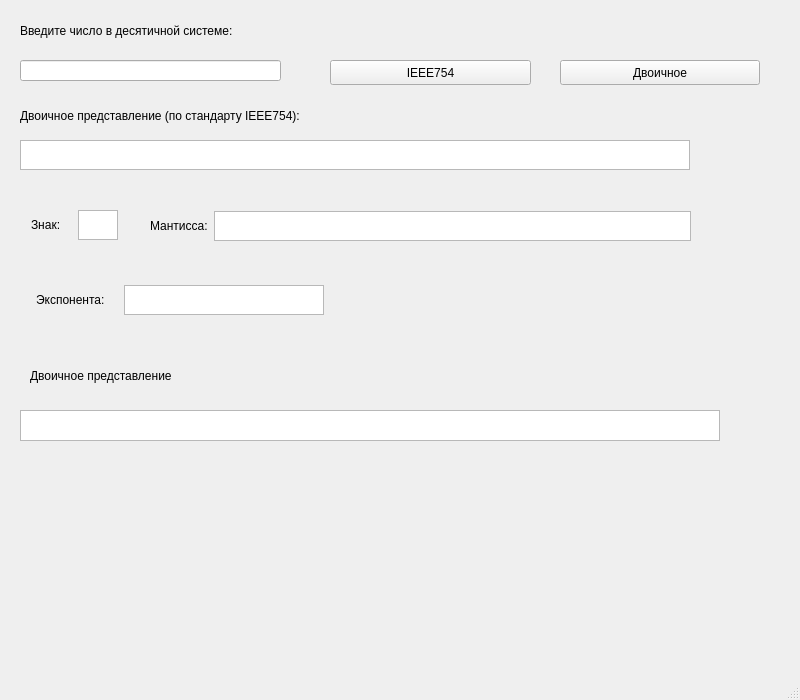
<?xml version="1.0" encoding="UTF-8"?>
<ui version="4.0">
 <class>MainWindow</class>
 <widget class="QMainWindow" name="MainWindow">
  <property name="geometry">
   <rect>
    <x>0</x>
    <y>0</y>
    <width>800</width>
    <height>700</height>
   </rect>
  </property>
  <property name="sizePolicy">
   <sizepolicy hsizetype="Fixed" vsizetype="Fixed">
    <horstretch>0</horstretch>
    <verstretch>0</verstretch>
   </sizepolicy>
  </property>
  <property name="minimumSize">
   <size>
    <width>800</width>
    <height>700</height>
   </size>
  </property>
  <property name="maximumSize">
   <size>
    <width>800</width>
    <height>700</height>
   </size>
  </property>
  <property name="windowTitle">
   <string>MainWindow</string>
  </property>
  <widget class="QWidget" name="centralwidget">
   <widget class="QLabel" name="enter">
    <property name="geometry">
     <rect>
      <x>20</x>
      <y>10</y>
      <width>281</width>
      <height>41</height>
     </rect>
    </property>
    <property name="text">
     <string>Введите число в десятичной системе: </string>
    </property>
   </widget>
   <widget class="QLineEdit" name="InputEdit">
    <property name="geometry">
     <rect>
      <x>20</x>
      <y>60</y>
      <width>261</width>
      <height>21</height>
     </rect>
    </property>
   </widget>
   <widget class="QLabel" name="ieee754">
    <property name="geometry">
     <rect>
      <x>20</x>
      <y>100</y>
      <width>441</width>
      <height>31</height>
     </rect>
    </property>
    <property name="text">
     <string>Двоичное представление (по стандарту IEEE754): </string>
    </property>
   </widget>
   <widget class="QTextBrowser" name="Output">
    <property name="geometry">
     <rect>
      <x>20</x>
      <y>140</y>
      <width>670</width>
      <height>30</height>
     </rect>
    </property>
   </widget>
   <widget class="QPushButton" name="ieee754convert">
    <property name="geometry">
     <rect>
      <x>330</x>
      <y>60</y>
      <width>201</width>
      <height>25</height>
     </rect>
    </property>
    <property name="text">
     <string>IEEE754</string>
    </property>
   </widget>
   <widget class="QWidget" name="horizontalLayoutWidget">
    <property name="geometry">
     <rect>
      <x>20</x>
      <y>190</y>
      <width>111</width>
      <height>71</height>
     </rect>
    </property>
    <layout class="QHBoxLayout" name="horizontalLayout">
     <property name="spacing">
      <number>3</number>
     </property>
     <item>
      <widget class="QLabel" name="sign">
       <property name="sizePolicy">
        <sizepolicy hsizetype="Fixed" vsizetype="Fixed">
         <horstretch>0</horstretch>
         <verstretch>0</verstretch>
        </sizepolicy>
       </property>
       <property name="text">
        <string>Знак: </string>
       </property>
      </widget>
     </item>
     <item>
      <widget class="QTextBrowser" name="sign_2">
       <property name="sizePolicy">
        <sizepolicy hsizetype="Fixed" vsizetype="Fixed">
         <horstretch>20</horstretch>
         <verstretch>20</verstretch>
        </sizepolicy>
       </property>
       <property name="maximumSize">
        <size>
         <width>40</width>
         <height>30</height>
        </size>
       </property>
      </widget>
     </item>
    </layout>
   </widget>
   <widget class="QWidget" name="horizontalLayoutWidget_2">
    <property name="geometry">
     <rect>
      <x>150</x>
      <y>190</y>
      <width>551</width>
      <height>72</height>
     </rect>
    </property>
    <layout class="QHBoxLayout" name="horizontalLayout_3">
     <property name="spacing">
      <number>6</number>
     </property>
     <property name="rightMargin">
      <number>10</number>
     </property>
     <item>
      <widget class="QLabel" name="M">
       <property name="sizePolicy">
        <sizepolicy hsizetype="Fixed" vsizetype="Fixed">
         <horstretch>0</horstretch>
         <verstretch>0</verstretch>
        </sizepolicy>
       </property>
       <property name="text">
        <string>Мантисса:</string>
       </property>
      </widget>
     </item>
     <item>
      <widget class="QTextBrowser" name="M_2">
       <property name="sizePolicy">
        <sizepolicy hsizetype="Fixed" vsizetype="Fixed">
         <horstretch>0</horstretch>
         <verstretch>0</verstretch>
        </sizepolicy>
       </property>
       <property name="maximumSize">
        <size>
         <width>500</width>
         <height>30</height>
        </size>
       </property>
      </widget>
     </item>
    </layout>
   </widget>
   <widget class="QWidget" name="horizontalLayoutWidget_3">
    <property name="geometry">
     <rect>
      <x>20</x>
      <y>270</y>
      <width>321</width>
      <height>61</height>
     </rect>
    </property>
    <layout class="QHBoxLayout" name="horizontalLayout_4">
     <property name="spacing">
      <number>3</number>
     </property>
     <item>
      <widget class="QLabel" name="exp_2">
       <property name="sizePolicy">
        <sizepolicy hsizetype="Fixed" vsizetype="Fixed">
         <horstretch>0</horstretch>
         <verstretch>0</verstretch>
        </sizepolicy>
       </property>
       <property name="text">
        <string>Экспонента:</string>
       </property>
      </widget>
     </item>
     <item>
      <widget class="QTextBrowser" name="exp">
       <property name="sizePolicy">
        <sizepolicy hsizetype="Preferred" vsizetype="Expanding">
         <horstretch>0</horstretch>
         <verstretch>0</verstretch>
        </sizepolicy>
       </property>
       <property name="minimumSize">
        <size>
         <width>200</width>
         <height>30</height>
        </size>
       </property>
       <property name="maximumSize">
        <size>
         <width>200</width>
         <height>30</height>
        </size>
       </property>
      </widget>
     </item>
    </layout>
   </widget>
   <widget class="QLabel" name="image">
    <property name="geometry">
     <rect>
      <x>50</x>
      <y>480</y>
      <width>671</width>
      <height>171</height>
     </rect>
    </property>
    <property name="text">
     <string/>
    </property>
   </widget>
   <widget class="QLabel" name="binary">
    <property name="geometry">
     <rect>
      <x>30</x>
      <y>350</y>
      <width>291</width>
      <height>51</height>
     </rect>
    </property>
    <property name="text">
     <string>Двоичное представление</string>
    </property>
   </widget>
   <widget class="QTextBrowser" name="binaryFormat">
    <property name="geometry">
     <rect>
      <x>20</x>
      <y>410</y>
      <width>700</width>
      <height>31</height>
     </rect>
    </property>
    <property name="minimumSize">
     <size>
      <width>700</width>
      <height>0</height>
     </size>
    </property>
    <property name="maximumSize">
     <size>
      <width>700</width>
      <height>16777215</height>
     </size>
    </property>
   </widget>
   <widget class="QPushButton" name="binaryconvert">
    <property name="geometry">
     <rect>
      <x>560</x>
      <y>60</y>
      <width>200</width>
      <height>25</height>
     </rect>
    </property>
    <property name="text">
     <string>Двоичное</string>
    </property>
   </widget>
  </widget>
  <widget class="QMenuBar" name="menubar">
   <property name="geometry">
    <rect>
     <x>0</x>
     <y>0</y>
     <width>800</width>
     <height>22</height>
    </rect>
   </property>
  </widget>
  <widget class="QStatusBar" name="statusbar"/>
 </widget>
 <resources/>
 <connections/>
</ui>
